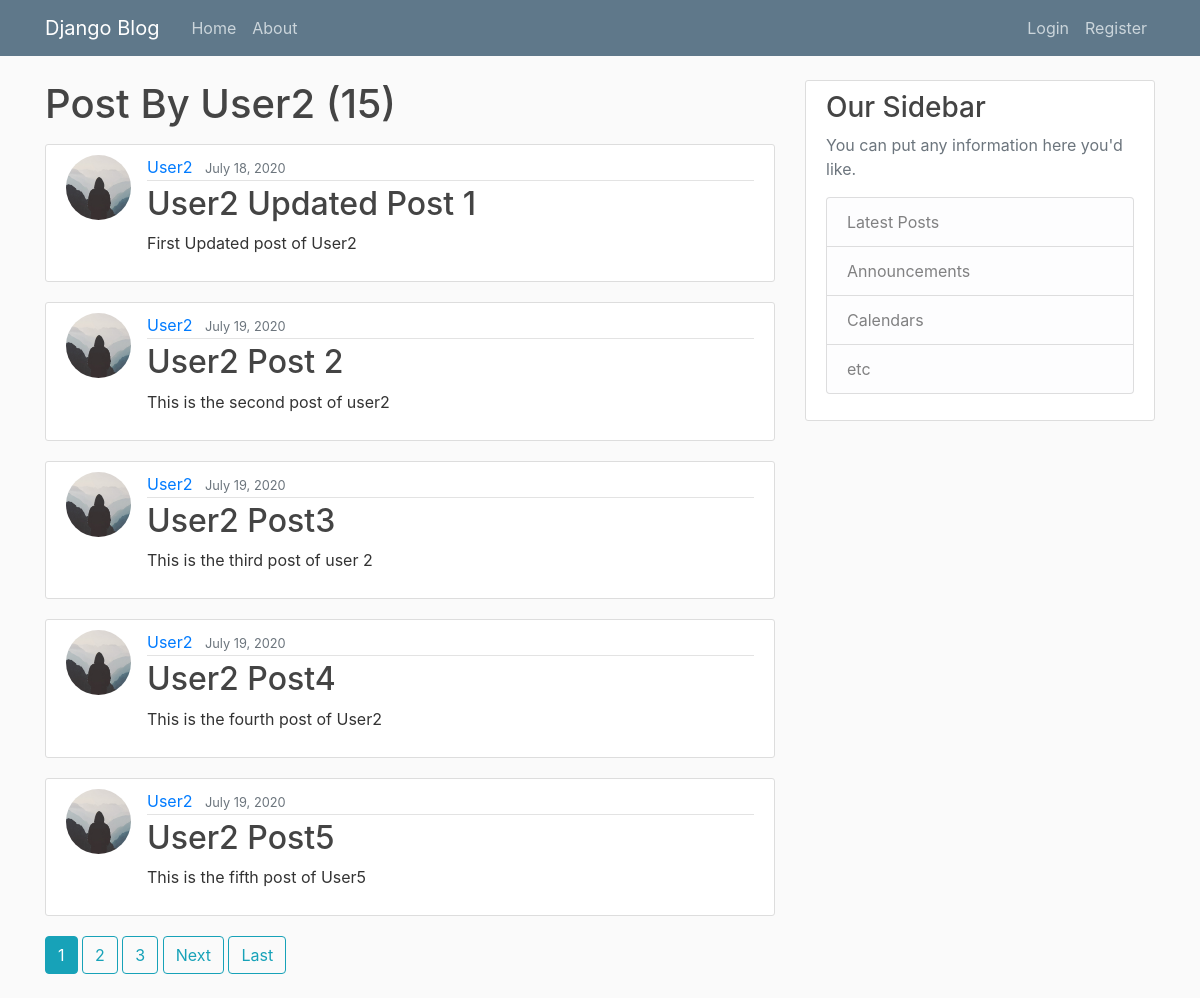
The page /user/User2/ on the database its author committed.
### blog/models.py (models this page shows, shortened)
class Post(models.Model):
    title = models.CharField(max_length = 100)
    content = models.TextField()
    date_posted = models.DateTimeField(default=timezone.now)
    post_author = models.ForeignKey(User, on_delete=models.CASCADE)

### users/models.py (models this page shows, shortened)
class Profile(models.Model):
    user = models.OneToOneField(User, on_delete=models.CASCADE)
    profile = models.ImageField(default='default.jpg', upload_to='profile_pics')

### blog/views.py (the view)
# urls.py: path('user/<str:username>/', views.UserPostListView.as_view(), name='user-posts'),
class UserPostListView(ListView):
    model = Post
    template_name = 'blog/user_post.html'
    context_object_name = 'posts'
    ordering = ['-date_posted']
    paginate_by = 5
    def get_queryset(self):
        user = get_object_or_404(User, username=self.kwargs.get('username'))
        return Post.objects.filter(post_author = user).order_by('date_posted')

### blog/templates/blog/user_post.html (shortened to what this page needs)
{% extends "blog/basetemplate.html" %}
{% block content %}
    <h1 class="mb-3">Post By {{ view.kwargs.username }} ({{ page_obj.paginator.count }})</h1>
    {% for post in posts%}
    <article class="media content-section">
      <img class="rounded-circle article-img" src="{{ post.post_author.profile.profile.url }}">
        <div class="media-body">
          <div class="article-metadata">
            <a class="mr-2" href="{% url 'user-posts' post.post_author.username%}">{{ post.post_author }}</a>
            <small class="text-muted">{{ post.date_posted|date:"F d, Y" }}</small>
          </div>
          <h2><a class="article-title" href="{% url 'post-detail' post.id%}">{{ post.title }}</a></h2>
          <p class="article-content">{{ post.content }}</p>
        </div>
    </article>
    {% endfor %}
    {% if is_paginated %}
      {% for num in page_obj.paginator.page_range %}
        {% if page_obj.number == num %}
          <a class='btn btn-info mb-4' href="?page={{ num }}">{{ num }}</a>
        {% elif num > page_obj.number|add:'-3' and num < page_obj.number|add:'3'%}
          <a class='btn btn-outline-info mb-4' href="?page={{ num }}">{{ num }}</a>
        {% endif %}
      {% endfor %}
      {% if page_obj.has_next %}
        <a class='btn btn-outline-info mb-4' href="?page={{ page_obj.next_page_number }}">Next</a>
        <a class='btn btn-outline-info mb-4' href="?page={{ page_obj.paginator.num_pages }}">Last</a>
      {% endif %}
    {% endif %}
{% endblock %}

### blog/static/blog/main.css (style rules this page uses)
body { background: #fafafa; color: #333333; margin-top: 5rem; }
h1, h2, h3, h4, h5, h6 { color: #444444; }
.content-section { background: #ffffff; padding: 10px 20px; border: 1px solid #dddddd; border-radius: 3px; margin-bottom: 20px; }
.article-title { color: #444444; }
.article-content { white-space: pre-line; }
.article-img { height: 65px; width: 65px; margin-right: 16px; }
.article-metadata { padding-bottom: 1px; margin-bottom: 4px; border-bottom: 1px solid #e3e3e3 }

### rows shown on the page
Post: post_author.profile.profile (placeholder picture), post_author "User2", date_posted "July 18, 2020", title "User2 Updated Post 1", content "First Updated post of User2"
Post: post_author.profile.profile (placeholder picture), post_author "User2", date_posted "July 19, 2020", title "User2 Post 2", content "This is the second post of user2"
Post: post_author.profile.profile (placeholder picture), post_author "User2", date_posted "July 19, 2020", title "User2 Post3", content "This is the third post of user 2"
Post: post_author.profile.profile (placeholder picture), post_author "User2", date_posted "July 19, 2020", title "User2 Post4", content "This is the fourth post of User2"
Post: post_author.profile.profile (placeholder picture), post_author "User2", date_posted "July 19, 2020", title "User2 Post5", content "This is the fifth post of User5"

### other values the page prints
{{ view.kwargs.username }} "User2"
{{ page_obj.paginator.count }} "15"
{{ num }} "1"
{{ num }} "2" "3"
